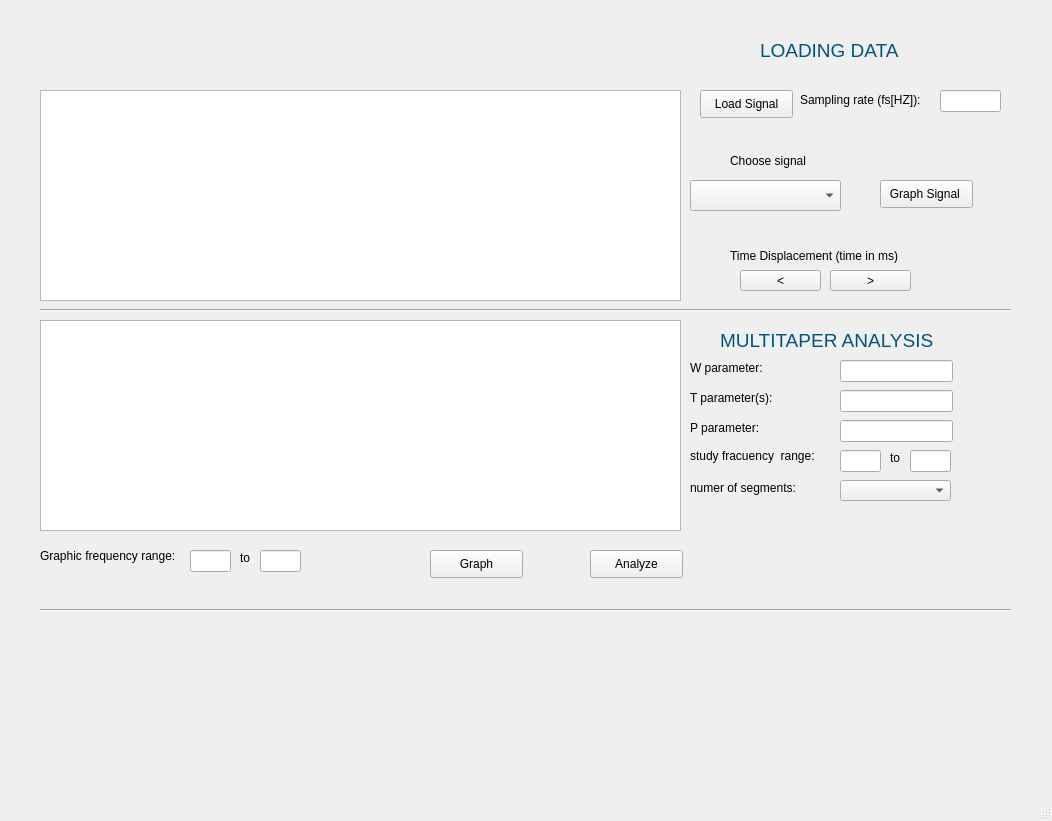
<?xml version="1.0" encoding="UTF-8"?>
<ui version="4.0">
 <class>MainWindow</class>
 <widget class="QMainWindow" name="MainWindow">
  <property name="geometry">
   <rect>
    <x>0</x>
    <y>0</y>
    <width>1052</width>
    <height>821</height>
   </rect>
  </property>
  <property name="windowTitle">
   <string>MainWindow</string>
  </property>
  <widget class="QWidget" name="centralwidget">
   <widget class="PlotWidget" name="campo_graficacion">
    <property name="geometry">
     <rect>
      <x>40</x>
      <y>90</y>
      <width>641</width>
      <height>211</height>
     </rect>
    </property>
   </widget>
   <widget class="QPushButton" name="cargar">
    <property name="geometry">
     <rect>
      <x>700</x>
      <y>90</y>
      <width>93</width>
      <height>28</height>
     </rect>
    </property>
    <property name="text">
     <string>Load Signal</string>
    </property>
   </widget>
   <widget class="QPushButton" name="graficar">
    <property name="geometry">
     <rect>
      <x>880</x>
      <y>180</y>
      <width>93</width>
      <height>28</height>
     </rect>
    </property>
    <property name="text">
     <string>Graph Signal </string>
    </property>
   </widget>
   <widget class="QLabel" name="label">
    <property name="geometry">
     <rect>
      <x>820</x>
      <y>240</y>
      <width>55</width>
      <height>16</height>
     </rect>
    </property>
    <property name="text">
     <string/>
    </property>
   </widget>
   <widget class="QLabel" name="label_2">
    <property name="geometry">
     <rect>
      <x>730</x>
      <y>240</y>
      <width>191</width>
      <height>31</height>
     </rect>
    </property>
    <property name="text">
     <string>Time Displacement (time in ms)</string>
    </property>
   </widget>
   <widget class="QPushButton" name="tiempodisminuir">
    <property name="geometry">
     <rect>
      <x>740</x>
      <y>270</y>
      <width>81</width>
      <height>21</height>
     </rect>
    </property>
    <property name="text">
     <string>&lt;</string>
    </property>
   </widget>
   <widget class="QPushButton" name="tiempoaumentar">
    <property name="geometry">
     <rect>
      <x>830</x>
      <y>270</y>
      <width>81</width>
      <height>21</height>
     </rect>
    </property>
    <property name="text">
     <string>&gt;</string>
    </property>
   </widget>
   <widget class="QComboBox" name="senales">
    <property name="geometry">
     <rect>
      <x>690</x>
      <y>180</y>
      <width>151</width>
      <height>31</height>
     </rect>
    </property>
   </widget>
   <widget class="QLabel" name="label_4">
    <property name="geometry">
     <rect>
      <x>730</x>
      <y>150</y>
      <width>81</width>
      <height>21</height>
     </rect>
    </property>
    <property name="text">
     <string>Choose signal</string>
    </property>
   </widget>
   <widget class="QLineEdit" name="frecmuestreo">
    <property name="geometry">
     <rect>
      <x>940</x>
      <y>90</y>
      <width>61</width>
      <height>22</height>
     </rect>
    </property>
   </widget>
   <widget class="QLabel" name="label_3">
    <property name="geometry">
     <rect>
      <x>800</x>
      <y>90</y>
      <width>141</width>
      <height>20</height>
     </rect>
    </property>
    <property name="text">
     <string>Sampling rate (fs[HZ]): </string>
    </property>
   </widget>
   <widget class="PlotWidget" name="campo_graficacion_2">
    <property name="geometry">
     <rect>
      <x>40</x>
      <y>320</y>
      <width>641</width>
      <height>211</height>
     </rect>
    </property>
   </widget>
   <widget class="Line" name="line">
    <property name="geometry">
     <rect>
      <x>40</x>
      <y>300</y>
      <width>971</width>
      <height>20</height>
     </rect>
    </property>
    <property name="orientation">
     <enum>Qt::Horizontal</enum>
    </property>
   </widget>
   <widget class="QLabel" name="label_5">
    <property name="geometry">
     <rect>
      <x>720</x>
      <y>320</y>
      <width>241</width>
      <height>41</height>
     </rect>
    </property>
    <property name="text">
     <string>&lt;html&gt;&lt;head/&gt;&lt;body&gt;&lt;p&gt;&lt;span style=&quot; font-size:14pt; color:#00557f;&quot;&gt;MULTITAPER ANALYSIS&lt;/span&gt;&lt;/p&gt;&lt;/body&gt;&lt;/html&gt;</string>
    </property>
   </widget>
   <widget class="QLabel" name="label_6">
    <property name="geometry">
     <rect>
      <x>690</x>
      <y>360</y>
      <width>101</width>
      <height>16</height>
     </rect>
    </property>
    <property name="text">
     <string>W parameter: </string>
    </property>
   </widget>
   <widget class="QLineEdit" name="w">
    <property name="geometry">
     <rect>
      <x>840</x>
      <y>360</y>
      <width>113</width>
      <height>22</height>
     </rect>
    </property>
   </widget>
   <widget class="QLineEdit" name="t">
    <property name="geometry">
     <rect>
      <x>840</x>
      <y>390</y>
      <width>113</width>
      <height>22</height>
     </rect>
    </property>
   </widget>
   <widget class="QLabel" name="label_7">
    <property name="geometry">
     <rect>
      <x>690</x>
      <y>390</y>
      <width>101</width>
      <height>16</height>
     </rect>
    </property>
    <property name="text">
     <string>T parameter(s):</string>
    </property>
   </widget>
   <widget class="QLineEdit" name="sfmin">
    <property name="geometry">
     <rect>
      <x>840</x>
      <y>450</y>
      <width>41</width>
      <height>22</height>
     </rect>
    </property>
   </widget>
   <widget class="QLabel" name="label_8">
    <property name="geometry">
     <rect>
      <x>690</x>
      <y>440</y>
      <width>141</width>
      <height>31</height>
     </rect>
    </property>
    <property name="text">
     <string>study fracuency  range:</string>
    </property>
   </widget>
   <widget class="QLineEdit" name="p">
    <property name="geometry">
     <rect>
      <x>840</x>
      <y>420</y>
      <width>113</width>
      <height>22</height>
     </rect>
    </property>
   </widget>
   <widget class="QLabel" name="label_9">
    <property name="geometry">
     <rect>
      <x>690</x>
      <y>420</y>
      <width>101</width>
      <height>16</height>
     </rect>
    </property>
    <property name="text">
     <string>P parameter:</string>
    </property>
   </widget>
   <widget class="QLineEdit" name="sfmax">
    <property name="geometry">
     <rect>
      <x>910</x>
      <y>450</y>
      <width>41</width>
      <height>22</height>
     </rect>
    </property>
   </widget>
   <widget class="QLabel" name="to">
    <property name="geometry">
     <rect>
      <x>890</x>
      <y>450</y>
      <width>16</width>
      <height>16</height>
     </rect>
    </property>
    <property name="text">
     <string>to</string>
    </property>
   </widget>
   <widget class="QLabel" name="label_11">
    <property name="geometry">
     <rect>
      <x>690</x>
      <y>480</y>
      <width>131</width>
      <height>16</height>
     </rect>
    </property>
    <property name="text">
     <string>numer of segments:</string>
    </property>
   </widget>
   <widget class="Line" name="line_2">
    <property name="geometry">
     <rect>
      <x>40</x>
      <y>600</y>
      <width>971</width>
      <height>20</height>
     </rect>
    </property>
    <property name="orientation">
     <enum>Qt::Horizontal</enum>
    </property>
   </widget>
   <widget class="QLabel" name="label_13">
    <property name="geometry">
     <rect>
      <x>760</x>
      <y>30</y>
      <width>161</width>
      <height>41</height>
     </rect>
    </property>
    <property name="text">
     <string>&lt;html&gt;&lt;head/&gt;&lt;body&gt;&lt;p&gt;&lt;span style=&quot; font-size:14pt; color:#00557f;&quot;&gt;LOADING DATA&lt;/span&gt;&lt;/p&gt;&lt;/body&gt;&lt;/html&gt;</string>
    </property>
   </widget>
   <widget class="QLineEdit" name="gfmax">
    <property name="geometry">
     <rect>
      <x>260</x>
      <y>550</y>
      <width>41</width>
      <height>22</height>
     </rect>
    </property>
   </widget>
   <widget class="QLabel" name="label_14">
    <property name="geometry">
     <rect>
      <x>40</x>
      <y>540</y>
      <width>141</width>
      <height>31</height>
     </rect>
    </property>
    <property name="text">
     <string>Graphic frequency range: </string>
    </property>
   </widget>
   <widget class="QLabel" name="to_2">
    <property name="geometry">
     <rect>
      <x>240</x>
      <y>550</y>
      <width>16</width>
      <height>16</height>
     </rect>
    </property>
    <property name="text">
     <string>to</string>
    </property>
   </widget>
   <widget class="QLineEdit" name="gfmin">
    <property name="geometry">
     <rect>
      <x>190</x>
      <y>550</y>
      <width>41</width>
      <height>22</height>
     </rect>
    </property>
   </widget>
   <widget class="QPushButton" name="analyze">
    <property name="geometry">
     <rect>
      <x>590</x>
      <y>550</y>
      <width>93</width>
      <height>28</height>
     </rect>
    </property>
    <property name="text">
     <string>Analyze</string>
    </property>
   </widget>
   <widget class="QComboBox" name="num">
    <property name="geometry">
     <rect>
      <x>840</x>
      <y>480</y>
      <width>111</width>
      <height>21</height>
     </rect>
    </property>
   </widget>
   <widget class="QPushButton" name="graphspec">
    <property name="geometry">
     <rect>
      <x>430</x>
      <y>550</y>
      <width>93</width>
      <height>28</height>
     </rect>
    </property>
    <property name="text">
     <string>Graph</string>
    </property>
   </widget>
  </widget>
  <widget class="QStatusBar" name="statusbar"/>
 </widget>
 <customwidgets>
  <customwidget>
   <class>PlotWidget</class>
   <extends>QGraphicsView</extends>
   <header location="global">pyqtgraph.h</header>
  </customwidget>
 </customwidgets>
 <resources/>
 <connections/>
</ui>
